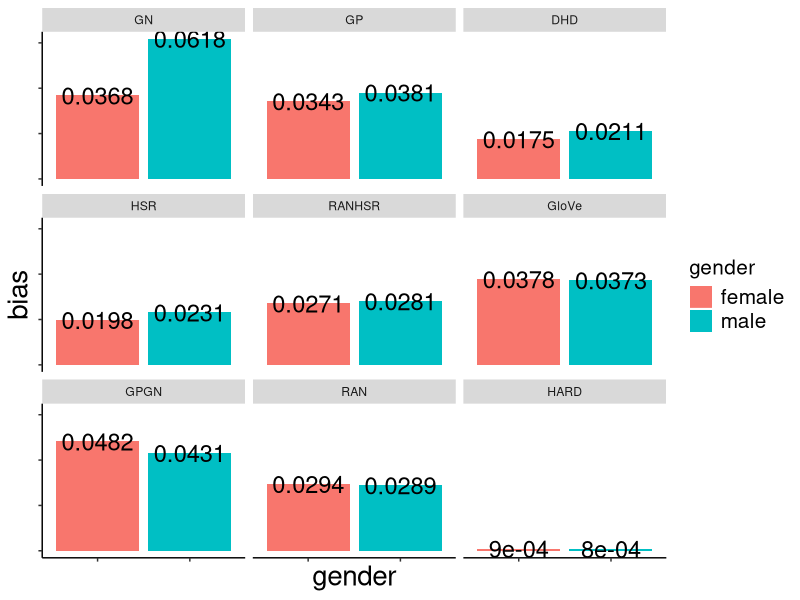

Reproduce this figure in R.
GloVe <-c( 0.0375,0.0373, 0.0378)

HARD<-c( 0.0008, 0.0008 , 0.0009 )

GN <- c( 0.0555, 0.0618, 0.0368  )

GP <- c(0.0366, 0.0381, 0.0343 )

GPGN <- c( 0.0456, 0.0431, 0.0482)

HSR <- c( 0.0217 , 0.0231 ,0.0198  )

DHD <- c( 0.0196 , 0.0211 ,0.0175 )

RAN <- c(0.0291 , 0.0289 ,  0.0294)

RANHSR <- c( 0.0277 ,0.0281 , 0.0271  )
data <- as.data.frame(t(cbind(GloVe, HARD, GN, GP, GPGN, HSR, DHD, RAN, RANHSR)))
names(data) <- c('avg', 'male', 'female')
data$methods <- rownames(data)
data
library(ggplot2)
male <- data$male
female <- data$female
bias <- c(male, female)
methods <- rep(rownames(data),2)
gender <- c(rep('male', 9), rep('female', 9))
data <- as.data.frame(cbind(bias, methods, gender))
data$bias <- as.numeric(data$bias)
data

method_names <- list(
  'GN'='GN',  'GP'='GP', 'DHD'='DHD','HSR'='HSR','RANHSR'='HSR-RAN',
  'GloVe'='GloVe','GPGN'='GP-GN','RAN'='RAN','HARD'='HARD'
  
)

methods_labeller <- function(variable,value){
  return(method_names[value])
}

ggplot(data, aes(gender, bias, fill=gender))+geom_bar(stat='identity', position='dodge')+
  facet_wrap(~factor(methods, levels=c('GN','GP','DHD','HSR', 'RANHSR', 'GloVe', 'GPGN', 'RAN', 'HARD')))+ geom_text(aes(label = bias),
                                       position=position_dodge(width=0), size = 6)+
  theme(axis.title=element_text(size=20), axis.text = element_text(size=15), legend.title = element_text(size=15), legend.text = element_text(size=15),
        panel.background = element_rect(colour = 'white', fill='white'), axis.line = element_line(colour='black'))+
  scale_x_discrete(labels=NULL) + scale_y_continuous(labels=NULL)

